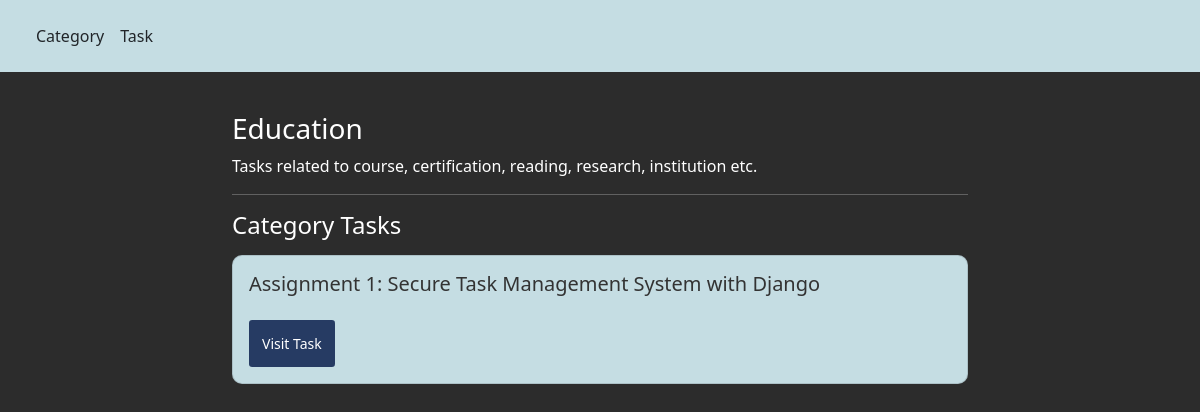
The app's page /category/1/, older data.
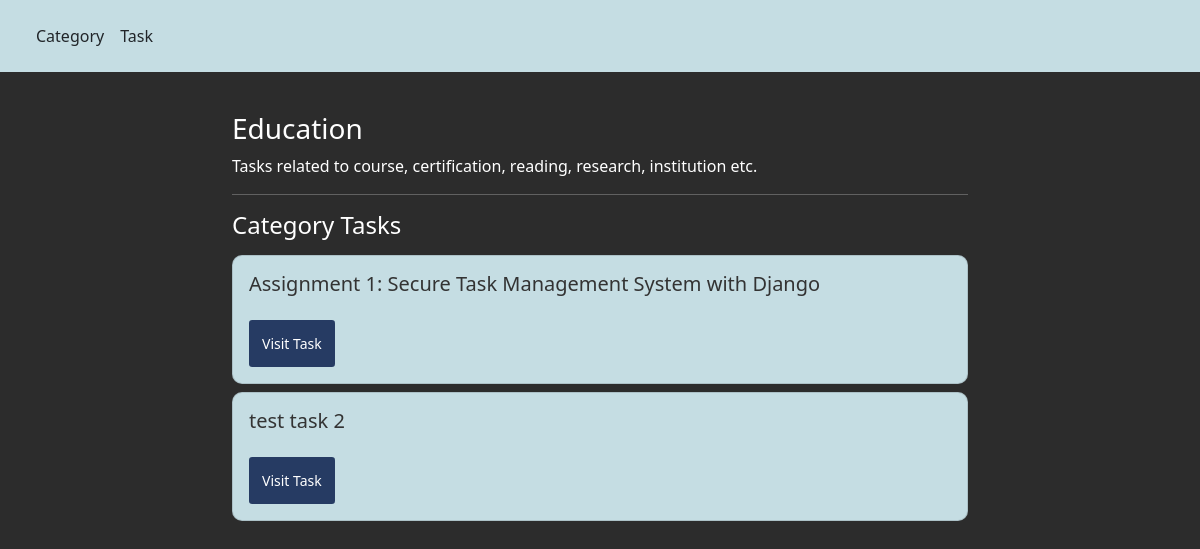
The same page, newer data.
### tasks_app/models.py (models this page shows, shortened)
class Task(models.Model):
    id = models.AutoField(primary_key=True)
    title = models.CharField(max_length=255)
    description = models.TextField()
    due_date = models.DateField()
    status_options = (
        (1, "Pending"),
        (2, "In Progress"),
        (3, "Completed"),
    )
    status = models.IntegerField(choices=status_options)
    priority_options = (
        (1, "Low"),
        (2, "Medium"),
        (3, "High"),
    )
    priority = models.IntegerField(choices=priority_options)
    category = models.ForeignKey(Category, on_delete=models.CASCADE)

### tasks_app/views.py (the view)
# urls.py: path('category/<int:category_id>/', views.category_tasks, name='category_tasks'),
def category_tasks(request, category_id):
    category_info = get_object_or_404(Category, id = category_id)
    task_info = Task.objects.filter(category=category_info)
    category_task_dictionary = {'category_info':category_info, 'category_task_info': task_info, 'title': 'Task | Category'}
    return render(request, 'category_tasks.html', context=category_task_dictionary)

### tasks_app/templates/category_tasks.html
<!DOCTYPE html>{% extends 'base.html' %} {% block body_block %}
<div class="container px-0">
  <div class="row">
    <div class="col-12">
      <h3 class="mt-4">{{ category_info.name }}</h3>
      <p class="mb-0">{{ category_info.description }}</p>
    </div>
  </div>
</div>
<hr />
<div>
  <h4 class="my-3">Category Tasks</h4>
</div>
{% if category_task_info %} {% for task in category_task_info %}
<div class="card my-2">
  <div class="card-body">
    <h5 class="card-title">{{ task.title }}</h5>
    <a
      href="{% url 'tasks_app:task_detail' task_id=task.id %}"
      class="btn btn-sm btn-regular mt-3"
      >Visit Task
    </a>
  </div>
</div>
{% endfor %} {% else %}
<div class="card my-2">
  <div class="card-body">
    <h5 class="card-title">No Tasks Available</h5>
  </div>
</div>
{% endif %} {% endblock %}

Row changes from the older to the newer data that the page shows:
added Task: title "test task 2"
